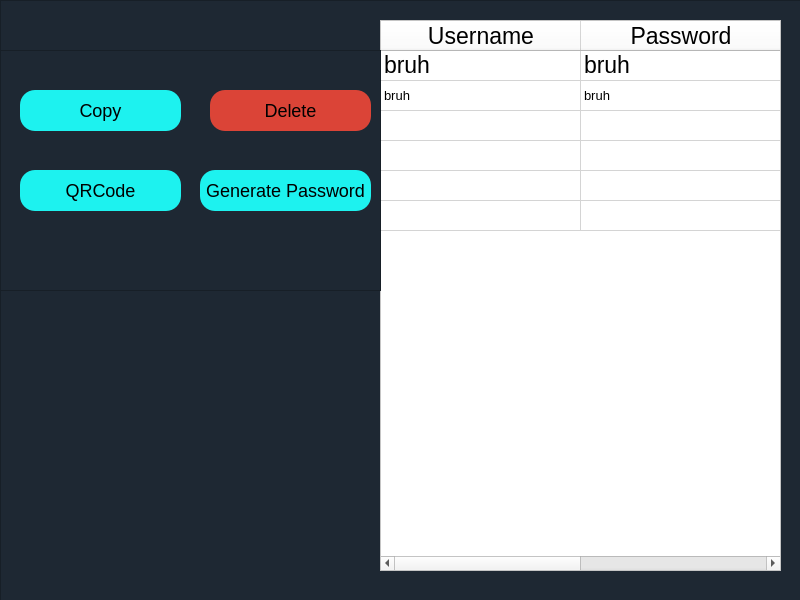
<?xml version="1.0" encoding="UTF-8"?>
<ui version="4.0">
 <class>ViewPassword</class>
 <widget class="QMainWindow" name="ViewPassword">
  <property name="geometry">
   <rect>
    <x>0</x>
    <y>0</y>
    <width>800</width>
    <height>600</height>
   </rect>
  </property>
  <property name="windowTitle">
   <string>View Password</string>
  </property>
  <widget class="QWidget" name="centralwidget">
   <widget class="QFrame" name="view_pwdbox">
    <property name="geometry">
     <rect>
      <x>0</x>
      <y>0</y>
      <width>801</width>
      <height>601</height>
     </rect>
    </property>
    <property name="styleSheet">
     <string notr="true">QFrame{
background-color: rgb(30, 40, 51) ;
font-size:23px;

color:#fffff2;
}
QPushButton{
background:#1df2ef;
font-size:18px;
border-radius:15px;
color:black;}

QPushButton:hover{
background:#fffff2;
}

</string>
    </property>
    <property name="frameShape">
     <enum>QFrame::StyledPanel</enum>
    </property>
    <property name="frameShadow">
     <enum>QFrame::Raised</enum>
    </property>
    <widget class="QTableWidget" name="Pwd_table">
     <property name="geometry">
      <rect>
       <x>380</x>
       <y>20</y>
       <width>401</width>
       <height>551</height>
      </rect>
     </property>
     <property name="contextMenuPolicy">
      <enum>Qt::NoContextMenu</enum>
     </property>
     <property name="styleSheet">
      <string notr="true">background-color:white;
color:black;
text-align:center;</string>
     </property>
     <property name="autoScroll">
      <bool>true</bool>
     </property>
     <property name="dragEnabled">
      <bool>false</bool>
     </property>
     <property name="gridStyle">
      <enum>Qt::CustomDashLine</enum>
     </property>
     <property name="sortingEnabled">
      <bool>false</bool>
     </property>
     <property name="wordWrap">
      <bool>true</bool>
     </property>
     <property name="cornerButtonEnabled">
      <bool>true</bool>
     </property>
     <property name="rowCount">
      <number>6</number>
     </property>
     <property name="columnCount">
      <number>2</number>
     </property>
     <attribute name="horizontalHeaderVisible">
      <bool>true</bool>
     </attribute>
     <attribute name="horizontalHeaderDefaultSectionSize">
      <number>200</number>
     </attribute>
     <attribute name="horizontalHeaderHighlightSections">
      <bool>true</bool>
     </attribute>
     <attribute name="verticalHeaderVisible">
      <bool>false</bool>
     </attribute>
     <attribute name="verticalHeaderShowSortIndicator" stdset="0">
      <bool>false</bool>
     </attribute>
     <row>
      <property name="text">
       <string>1</string>
      </property>
     </row>
     <row/>
     <row/>
     <row/>
     <row/>
     <row/>
     <column>
      <property name="text">
       <string>Username</string>
      </property>
      <property name="textAlignment">
       <set>AlignCenter</set>
      </property>
     </column>
     <column>
      <property name="text">
       <string>Password</string>
      </property>
      <property name="textAlignment">
       <set>AlignCenter</set>
      </property>
     </column>
     <item row="0" column="0">
      <property name="text">
       <string>bruh</string>
      </property>
     </item>
     <item row="0" column="1">
      <property name="text">
       <string>bruh</string>
      </property>
     </item>
     <item row="1" column="0">
      <property name="text">
       <string>bruh</string>
      </property>
      <property name="font">
       <font>
        <pointsize>10</pointsize>
       </font>
      </property>
      <property name="textAlignment">
       <set>AlignLeading|AlignVCenter</set>
      </property>
     </item>
     <item row="1" column="1">
      <property name="text">
       <string>bruh</string>
      </property>
      <property name="font">
       <font>
        <pointsize>10</pointsize>
       </font>
      </property>
      <property name="textAlignment">
       <set>AlignLeading|AlignVCenter</set>
      </property>
     </item>
     <item row="2" column="0">
      <property name="text">
       <string/>
      </property>
      <property name="textAlignment">
       <set>AlignLeading|AlignVCenter</set>
      </property>
     </item>
     <item row="2" column="1">
      <property name="text">
       <string/>
      </property>
      <property name="textAlignment">
       <set>AlignLeading|AlignVCenter</set>
      </property>
     </item>
    </widget>
    <widget class="QFrame" name="btn_box">
     <property name="geometry">
      <rect>
       <x>0</x>
       <y>50</y>
       <width>381</width>
       <height>241</height>
      </rect>
     </property>
     <property name="frameShape">
      <enum>QFrame::StyledPanel</enum>
     </property>
     <property name="frameShadow">
      <enum>QFrame::Raised</enum>
     </property>
     <widget class="QPushButton" name="Copy">
      <property name="geometry">
       <rect>
        <x>20</x>
        <y>40</y>
        <width>161</width>
        <height>41</height>
       </rect>
      </property>
      <property name="text">
       <string>Copy</string>
      </property>
     </widget>
     <widget class="QPushButton" name="Delete">
      <property name="geometry">
       <rect>
        <x>210</x>
        <y>40</y>
        <width>161</width>
        <height>41</height>
       </rect>
      </property>
      <property name="styleSheet">
       <string notr="true">#Delete{
background-color:#DB4437;
}
#Delete:hover{
background-color:white;
line-spacing:3px;
}</string>
      </property>
      <property name="text">
       <string>Delete</string>
      </property>
     </widget>
     <widget class="QPushButton" name="Qrcode">
      <property name="geometry">
       <rect>
        <x>20</x>
        <y>120</y>
        <width>161</width>
        <height>41</height>
       </rect>
      </property>
      <property name="text">
       <string>QRCode</string>
      </property>
     </widget>
     <widget class="QPushButton" name="Generate">
      <property name="geometry">
       <rect>
        <x>200</x>
        <y>120</y>
        <width>171</width>
        <height>41</height>
       </rect>
      </property>
      <property name="text">
       <string>Generate Password</string>
      </property>
     </widget>
    </widget>
   </widget>
  </widget>
 </widget>
 <resources>
  <include location="../resources1.qrc"/>
 </resources>
 <connections/>
</ui>
